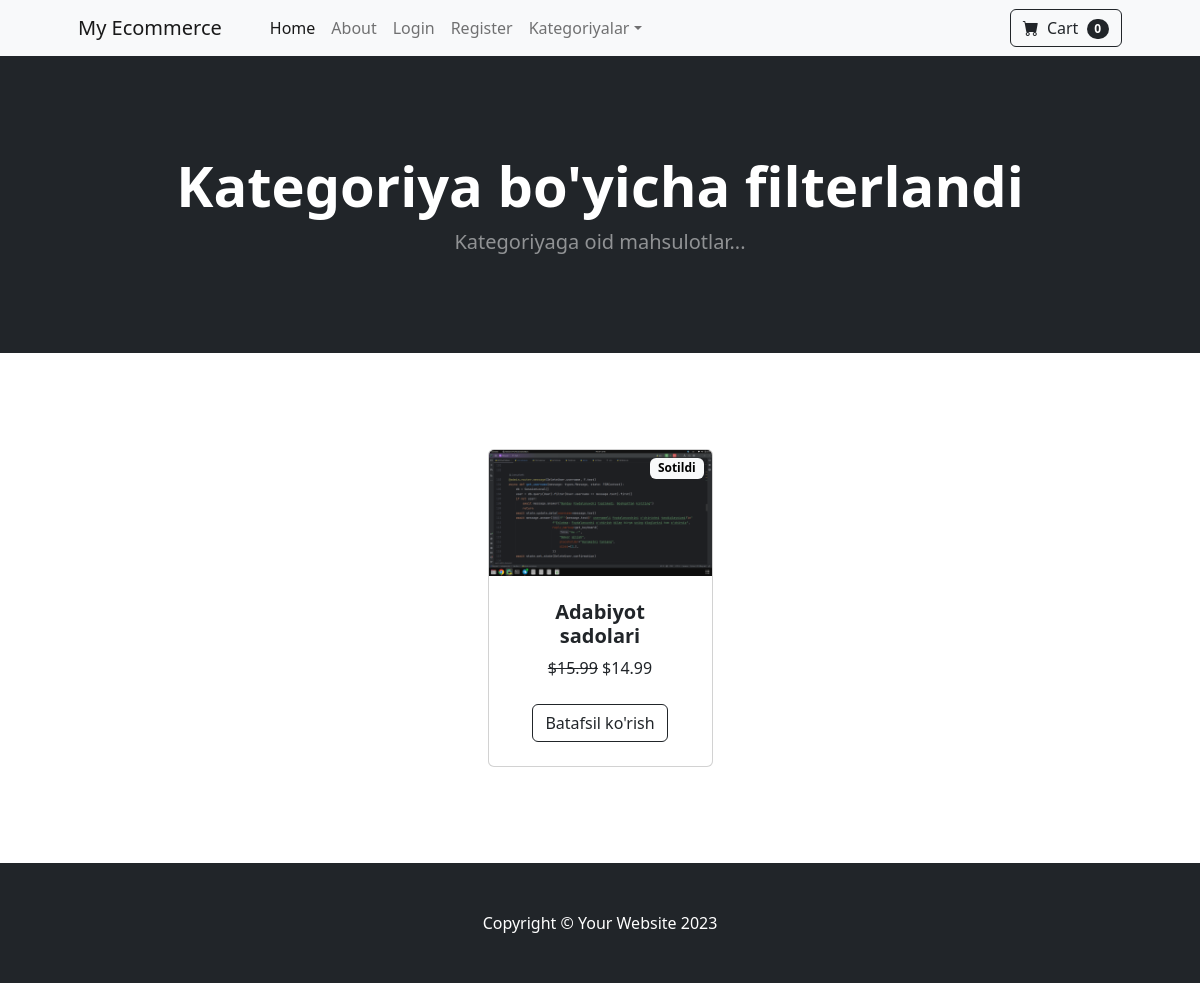
The page /category/Fantaziya/ on the database its author committed.
### store/models.py (models this page shows, shortened)
class Product(models.Model):
    name = models.CharField(max_length=100)
    price = models.DecimalField(max_digits=6, decimal_places=2, default=0)
    category = models.ForeignKey(Category, on_delete=models.CASCADE, default=1)
    description = models.TextField(default="", blank=True, null=True)
    image = models.ImageField(upload_to='uploads/product/')
    is_sale = models.BooleanField(default=False)
    sale_price = models.DecimalField(max_digits=6, decimal_places=2, default=0)

### store/views.py (the view)
# urls.py: path('category/<str:foo>/', views.category, name='category'),
def category(request, foo):
    foo = foo.replace("-", " ")
    try:
        category = Category.objects.get(name=foo)
        products = Product.objects.filter(category=category)
        return render(request, 'category.html', {"products": products, "category": category})
    except:
        messages.error(request, "Ushbu kategoriya topilmadi")
        return redirect('home')

### cart/cart.py (called while the page is built)
    def __len__(self):
        return len(self.cart)

### cart/context_processors.py (called while the page is built)
def cart(request):
    return {'cart': Cart(request)}

### store/templates/category.html (shortened to what this page needs)
{% extends 'base.html' %}
{% block content %}
<header class="bg-dark py-5">
    <div class="container px-4 px-lg-5 my-5">
        <div class="text-center text-white">
            <h1 class="display-4 fw-bolder">Kategoriya bo'yicha filterlandi</h1>
            <p class="lead fw-normal text-white-50 mb-0">Kategoriyaga oid mahsulotlar...</p>
        </div>
    </div>
</header>
<section class="py-5">
    <div class="container px-4 px-lg-5 mt-5">
        <div class="row gx-4 gx-lg-5 row-cols-2 row-cols-md-3 row-cols-xl-4 justify-content-center">
            {% for product in products %}
                {% if product.is_sale %}
                    <div class="col mb-5">
                        <div class="card h-100">
                            <div class="badge text-black bg-light position-absolute"
                            style="top: 0.5rem; right: 0.5rem"> Sotildi </div>
                            <img class="card-img-top" src="{{ product.image.url }}" alt="..."/>
                            <div class="card-body p-4">
                                <div class="text-center">
                                    <h5 class="fw-bolder">{{ product.name }}</h5>
                                    <strike>${{ product.price }}</strike>
                                    ${{ product.sale_price }}
                                    <br>
                                </div>
                            </div>
                            <div class="card-footer p-4 pt-0 border-top-0 bg-transparent">
                                <div class="text-center"><a class="btn btn-outline-dark mt-auto"
                                                            href="{% url 'product' product.id %}">Batafsil ko'rish</a></div>
                            </div>
                        </div>
                    </div>
                {% endif %}
            {% endfor %}
        </div>
    </div>
</section>
{% endblock %}

### rows shown on the page
Product: image (picture), name "Adabiyot sadolari", price "15.99", sale_price "14.99"

### other values the page prints
{{ cart|length }} "0"
